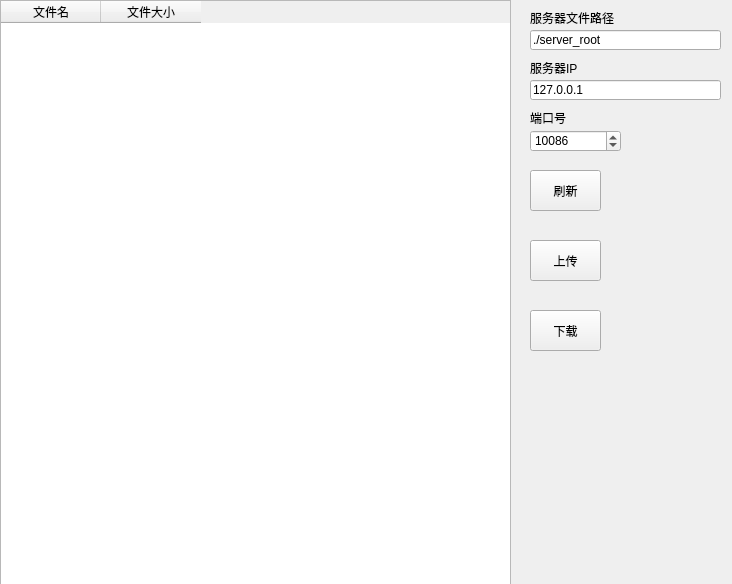
<?xml version="1.0" encoding="UTF-8"?>
<ui version="4.0">
 <class>CDiskGuiClass</class>
 <widget class="QWidget" name="CDiskGuiClass">
  <property name="geometry">
   <rect>
    <x>0</x>
    <y>0</y>
    <width>732</width>
    <height>584</height>
   </rect>
  </property>
  <property name="windowTitle">
   <string>CDiskGui</string>
  </property>
  <widget class="QPushButton" name="refreshButton">
   <property name="geometry">
    <rect>
     <x>530</x>
     <y>170</y>
     <width>71</width>
     <height>41</height>
    </rect>
   </property>
   <property name="text">
    <string>刷新</string>
   </property>
  </widget>
  <widget class="QPushButton" name="uploadButton">
   <property name="geometry">
    <rect>
     <x>530</x>
     <y>240</y>
     <width>71</width>
     <height>41</height>
    </rect>
   </property>
   <property name="text">
    <string>上传</string>
   </property>
  </widget>
  <widget class="QTableWidget" name="filelistWidget">
   <property name="geometry">
    <rect>
     <x>0</x>
     <y>0</y>
     <width>511</width>
     <height>591</height>
    </rect>
   </property>
   <property name="selectionBehavior">
    <enum>QAbstractItemView::SelectRows</enum>
   </property>
   <column>
    <property name="text">
     <string>文件名</string>
    </property>
   </column>
   <column>
    <property name="text">
     <string>文件大小</string>
    </property>
   </column>
  </widget>
  <widget class="QLineEdit" name="ipEdit">
   <property name="geometry">
    <rect>
     <x>530</x>
     <y>80</y>
     <width>191</width>
     <height>20</height>
    </rect>
   </property>
   <property name="text">
    <string>127.0.0.1</string>
   </property>
  </widget>
  <widget class="QSpinBox" name="portBox">
   <property name="geometry">
    <rect>
     <x>530</x>
     <y>130</y>
     <width>91</width>
     <height>22</height>
    </rect>
   </property>
   <property name="maximum">
    <number>65535</number>
   </property>
   <property name="value">
    <number>10086</number>
   </property>
  </widget>
  <widget class="QLineEdit" name="pathEdit">
   <property name="geometry">
    <rect>
     <x>530</x>
     <y>30</y>
     <width>191</width>
     <height>20</height>
    </rect>
   </property>
   <property name="text">
    <string>./server_root</string>
   </property>
  </widget>
  <widget class="QLabel" name="path">
   <property name="geometry">
    <rect>
     <x>530</x>
     <y>10</y>
     <width>191</width>
     <height>16</height>
    </rect>
   </property>
   <property name="text">
    <string>服务器文件路径</string>
   </property>
  </widget>
  <widget class="QLabel" name="ip">
   <property name="geometry">
    <rect>
     <x>530</x>
     <y>60</y>
     <width>191</width>
     <height>16</height>
    </rect>
   </property>
   <property name="text">
    <string>服务器IP</string>
   </property>
  </widget>
  <widget class="QLabel" name="port">
   <property name="geometry">
    <rect>
     <x>530</x>
     <y>110</y>
     <width>191</width>
     <height>16</height>
    </rect>
   </property>
   <property name="text">
    <string>端口号</string>
   </property>
  </widget>
  <widget class="QPushButton" name="downloadButton">
   <property name="geometry">
    <rect>
     <x>530</x>
     <y>310</y>
     <width>71</width>
     <height>41</height>
    </rect>
   </property>
   <property name="text">
    <string>下载</string>
   </property>
  </widget>
 </widget>
 <layoutdefault spacing="6" margin="11"/>
 <resources>
  <include location="cdisk_gui.qrc"/>
 </resources>
 <connections>
  <connection>
   <sender>refreshButton</sender>
   <signal>clicked()</signal>
   <receiver>CDiskGuiClass</receiver>
   <slot>refresh()</slot>
   <hints>
    <hint type="sourcelabel">
     <x>1563</x>
     <y>85</y>
    </hint>
    <hint type="destinationlabel">
     <x>1815</x>
     <y>1125</y>
    </hint>
   </hints>
  </connection>
  <connection>
   <sender>uploadButton</sender>
   <signal>clicked()</signal>
   <receiver>CDiskGuiClass</receiver>
   <slot>upload()</slot>
   <hints>
    <hint type="sourcelabel">
     <x>634</x>
     <y>90</y>
    </hint>
    <hint type="destinationlabel">
     <x>705</x>
     <y>265</y>
    </hint>
   </hints>
  </connection>
  <connection>
   <sender>downloadButton</sender>
   <signal>clicked()</signal>
   <receiver>CDiskGuiClass</receiver>
   <slot>download()</slot>
   <hints>
    <hint type="sourcelabel">
     <x>589</x>
     <y>350</y>
    </hint>
    <hint type="destinationlabel">
     <x>742</x>
     <y>469</y>
    </hint>
   </hints>
  </connection>
 </connections>
 <slots>
  <slot>refresh()</slot>
  <slot>upload()</slot>
  <slot>download()</slot>
 </slots>
</ui>
